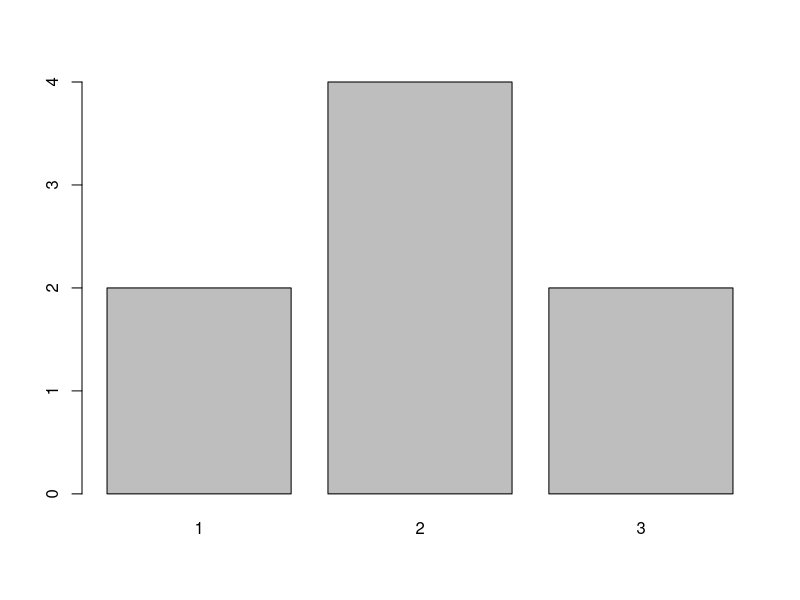

This chart was generated by the following R code:
#************************************************************************
# Title: centralTendency.R
# Author: William Murrah
# Description: Demonstrating Central Tendency
# Created: Monday, 07 September 2020
# R version: R version 4.0.2 (2020-06-22)
# Project(working) directory: /home/wmmurrah/Projects/QMER/ExperimenteR
#************************************************************************

# Sample scores
scores <- c(1,1,2,2,2,2,3,3)

# Calculare mean by "hand"
sum(scores)/length(scores)

# Using built-in function
mean(scores)

table(scores)

barplot(table(scores))

mean(scores + 2)

c_scores <- scores - mean(scores)

cbind(scores, c_scores)

sum(c_scores)

sort(scores)
median(scores)

table(scores)


normal_salaries <- c(40000, 45000, 50000)
mean(normal_salaries)
median(normal_salaries)

billGates_salary <- 3.71e9

awkward_conversation <- c(normal_salaries, billGates_salary)
awkward_conversation

mean(awkward_conversation)
median(awkward_conversation)